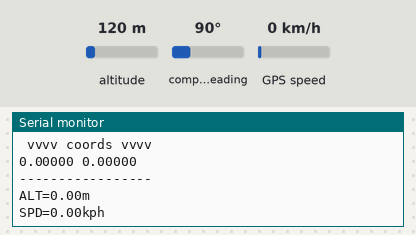
Bench run of a sketch on a simulated Arduino Uno, built with avr-gcc and run on an emulated ATmega328P. Parts: the last lines printed to the serial monitor. The test bench sets the inputs (shaded band); at power-on: altitude 120 m, GPS speed 0 km/h, compass heading 90°. The GPS gets a fix after 3 s at 37.7749, -122.4194 with 8 satellites.

Above: at 1.2 s.
1.3 s: altitude set to 20 m
2.8 s: GPS speed set to 2 km/h
At 4.2 s:
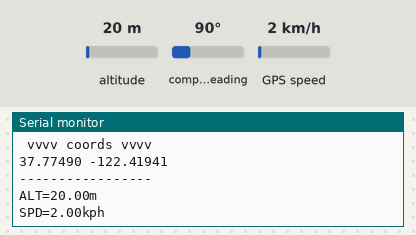
4.3 s: GPS speed set to 30 km/h
At 7.9 s:
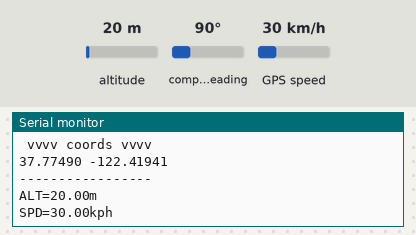
Timing chart, 0 to 9.4 s (numbered marks = the images above; inputs shaded):
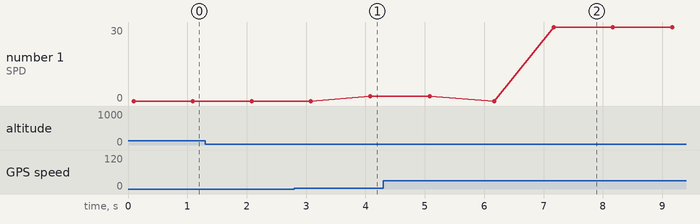

The sketch:

gps.ino
```cpp
#include <TinyGPS++.h>
#include <SoftwareSerial.h>

TinyGPSPlus gps;
SoftwareSerial ss(5, 4);

void setup()
{  Serial.begin(9600);
  ss.begin(9600);
}


void loop()
{
    Serial.println();
    Serial.println();
    Serial.println();
    Serial.println();
    Serial.println();

    Serial.print("|S:");
    Serial.print(gps.satellites.value());
    Serial.println("|============");

    Serial.println(" vvvv coords vvvv");
    Serial.print(gps.location.lat(), 5);
    Serial.print(" ");
    Serial.println(gps.location.lng(), 5);
    Serial.println("-----------------");

    Serial.print("ALT=");
    Serial.print(gps.altitude.meters());
    Serial.println("m");
    Serial.print("SPD=");
    Serial.print(gps.speed.kmph());
    Serial.println("kph");

    smartDelay(950);


}

static void smartDelay(unsigned long ms)
{
  unsigned long start = millis();
  do
  {
    while (ss.available())
      gps.encode(ss.read());
  } while (millis() - start < ms);
}
```

Measured:
- after the input at 2.8 s, the serial monitor: prints a new line after 1.3 s (image 1)
- after the input at 4.3 s, the serial monitor: prints a new line after 1.8 s (image 2)
- plotted number 1: 0 → 2 after the input at 2.8 s, 2 → 30 after the input at 4.3 s
